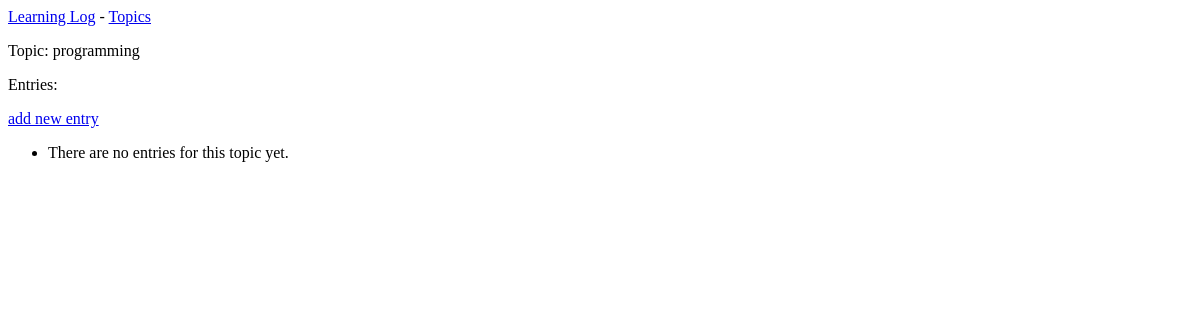
Before: /topics/3/ with the older database file.
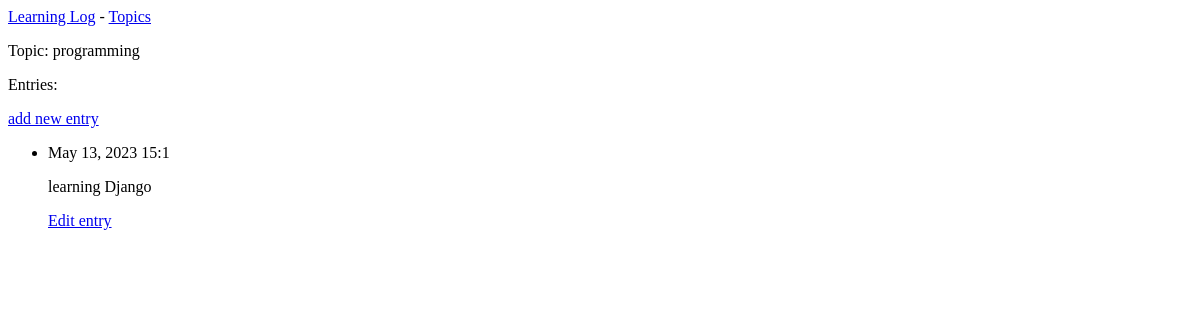
After: the same page with the newer database file.
### learning_logs/models.py (models this page shows, shortened)
class Topic(models.Model):
    text = models.CharField(max_length=200)
    date_added = models.DateTimeField(auto_now_add=True)
    def __str__(self):
        return self.text

class Entry(models.Model):
    topic = models.ForeignKey(Topic, on_delete=models.CASCADE)
    text = models.TextField()
    date_added = models.DateTimeField(auto_now_add=True)
    class Meta:
        verbose_name_plural = 'entries'

### learning_logs/views.py (the view)
# urls.py: path('topics/<int:topic_id>/', views.topic, name='topic'),
def topic(request, topic_id):
    topic = Topic.objects.get(id=topic_id)
    entries = topic.entry_set.order_by('-date_added')
    context = {'topic': topic, 'entries': entries}
    return render(request, 'learning_logs/topic.html', context)

### learning_logs/templates/learning_logs/topic.html
{% extends 'learning_logs/base.html' %}
{% block content %}
<p>Topic: {{ topic }}</p>
<p>Entries:</p>
<p>
    <a href="{% url 'learning_logs:new_entry' topic.id %}">add new entry</a>
</p>
<ul>
    {% for entry in entries %}
        <li>
            <p>{{ entry.date_added|date:'M d, Y H:1' }}</p>
            <p>{{ entry.text|linebreaks }}</p>
            <p>
                <a href="{% url 'learning_logs:edit_entry' entry.id %}">Edit entry</a>
            </p>
        </li>
    {% empty %}
        <li>There are no entries for this topic yet.</li>
    {% endfor %}
</ul>
{% endblock content %}

### learning_logs/templates/learning_logs/base.html
<p>
    <a href="{% url 'learning_logs:index' %}">Learning Log</a> -
    <a href="{% url 'learning_logs:topics' %}">Topics</a>
</p>
{% block content %}{% endblock content %}

Changed rows visible on the page:
added Entry: date_added "May 13, 2023 15:1", text "learning Django"
Other visible differences:
text no longer shown: "There are no entries for this topic yet."
